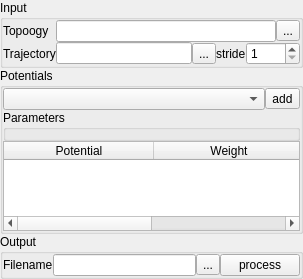
<?xml version="1.0" encoding="UTF-8"?>
<ui version="4.0">
 <class>Form</class>
 <widget class="QWidget" name="Form">
  <property name="geometry">
   <rect>
    <x>0</x>
    <y>0</y>
    <width>303</width>
    <height>237</height>
   </rect>
  </property>
  <property name="sizePolicy">
   <sizepolicy hsizetype="Expanding" vsizetype="Expanding">
    <horstretch>0</horstretch>
    <verstretch>0</verstretch>
   </sizepolicy>
  </property>
  <property name="maximumSize">
   <size>
    <width>1666666</width>
    <height>1600000</height>
   </size>
  </property>
  <property name="windowTitle">
   <string>Potential energy calculator</string>
  </property>
  <property name="windowIcon">
   <iconset resource="rescource.qrc">
    <normaloff>:/icons/icons/potential.ico</normaloff>:/icons/icons/potential.ico</iconset>
  </property>
  <layout class="QVBoxLayout" name="verticalLayout">
   <property name="spacing">
    <number>0</number>
   </property>
   <property name="margin">
    <number>0</number>
   </property>
   <item>
    <widget class="QGroupBox" name="groupBox_2">
     <property name="title">
      <string>Input</string>
     </property>
     <layout class="QGridLayout" name="gridLayout_2">
      <property name="margin">
       <number>0</number>
      </property>
      <property name="spacing">
       <number>0</number>
      </property>
      <item row="1" column="0">
       <widget class="QLabel" name="label">
        <property name="text">
         <string>Trajectory</string>
        </property>
       </widget>
      </item>
      <item row="1" column="1">
       <widget class="QLineEdit" name="lineEdit"/>
      </item>
      <item row="1" column="2" colspan="2">
       <layout class="QHBoxLayout" name="horizontalLayout">
        <property name="spacing">
         <number>0</number>
        </property>
        <item>
         <widget class="QToolButton" name="toolButton">
          <property name="text">
           <string>...</string>
          </property>
         </widget>
        </item>
        <item>
         <widget class="QLabel" name="label_5">
          <property name="sizePolicy">
           <sizepolicy hsizetype="Fixed" vsizetype="Preferred">
            <horstretch>0</horstretch>
            <verstretch>0</verstretch>
           </sizepolicy>
          </property>
          <property name="text">
           <string>stride</string>
          </property>
         </widget>
        </item>
        <item>
         <widget class="QSpinBox" name="spinBox">
          <property name="sizePolicy">
           <sizepolicy hsizetype="Expanding" vsizetype="Fixed">
            <horstretch>0</horstretch>
            <verstretch>0</verstretch>
           </sizepolicy>
          </property>
          <property name="toolTip">
           <string>Only ever n'ths frame is saved.</string>
          </property>
          <property name="minimum">
           <number>1</number>
          </property>
          <property name="maximum">
           <number>9999</number>
          </property>
          <property name="value">
           <number>1</number>
          </property>
         </widget>
        </item>
       </layout>
      </item>
      <item row="0" column="0">
       <widget class="QLabel" name="label_3">
        <property name="text">
         <string>Topoogy</string>
        </property>
       </widget>
      </item>
      <item row="0" column="3">
       <widget class="QToolButton" name="toolButton_3">
        <property name="text">
         <string>...</string>
        </property>
       </widget>
      </item>
      <item row="0" column="1" colspan="2">
       <widget class="QLineEdit" name="lineEdit_3"/>
      </item>
     </layout>
    </widget>
   </item>
   <item>
    <widget class="QGroupBox" name="groupBox_3">
     <property name="sizePolicy">
      <sizepolicy hsizetype="Expanding" vsizetype="Minimum">
       <horstretch>0</horstretch>
       <verstretch>0</verstretch>
      </sizepolicy>
     </property>
     <property name="maximumSize">
      <size>
       <width>16777215</width>
       <height>16777215</height>
      </size>
     </property>
     <property name="title">
      <string>Potentials</string>
     </property>
     <property name="alignment">
      <set>Qt::AlignLeading|Qt::AlignLeft|Qt::AlignTop</set>
     </property>
     <layout class="QGridLayout" name="gridLayout_3">
      <property name="margin">
       <number>0</number>
      </property>
      <property name="spacing">
       <number>0</number>
      </property>
      <item row="4" column="0" colspan="4">
       <widget class="QTableWidget" name="tableWidget">
        <property name="sizePolicy">
         <sizepolicy hsizetype="Expanding" vsizetype="Fixed">
          <horstretch>0</horstretch>
          <verstretch>0</verstretch>
         </sizepolicy>
        </property>
        <property name="minimumSize">
         <size>
          <width>0</width>
          <height>0</height>
         </size>
        </property>
        <property name="maximumSize">
         <size>
          <width>16777215</width>
          <height>90</height>
         </size>
        </property>
        <property name="toolTip">
         <string>Used potentials applied during optimization</string>
        </property>
        <attribute name="horizontalHeaderDefaultSectionSize">
         <number>150</number>
        </attribute>
        <attribute name="horizontalHeaderStretchLastSection">
         <bool>true</bool>
        </attribute>
        <attribute name="verticalHeaderVisible">
         <bool>false</bool>
        </attribute>
        <column>
         <property name="text">
          <string>Potential</string>
         </property>
        </column>
        <column>
         <property name="text">
          <string>Weight</string>
         </property>
        </column>
       </widget>
      </item>
      <item row="0" column="3">
       <widget class="QToolButton" name="toolButton_6">
        <property name="sizePolicy">
         <sizepolicy hsizetype="Fixed" vsizetype="Fixed">
          <horstretch>0</horstretch>
          <verstretch>0</verstretch>
         </sizepolicy>
        </property>
        <property name="toolTip">
         <string>Add a new potential to the list of used potentials.</string>
        </property>
        <property name="text">
         <string>add</string>
        </property>
       </widget>
      </item>
      <item row="0" column="0" colspan="3">
       <widget class="QComboBox" name="comboBox_2">
        <property name="sizePolicy">
         <sizepolicy hsizetype="Expanding" vsizetype="Fixed">
          <horstretch>0</horstretch>
          <verstretch>0</verstretch>
         </sizepolicy>
        </property>
       </widget>
      </item>
      <item row="2" column="0" colspan="4">
       <widget class="QGroupBox" name="groupBox_8">
        <property name="title">
         <string>Parameters</string>
        </property>
        <layout class="QVBoxLayout" name="verticalLayout_4">
         <property name="spacing">
          <number>0</number>
         </property>
         <property name="margin">
          <number>0</number>
         </property>
         <item>
          <layout class="QVBoxLayout" name="verticalLayout_2">
           <property name="spacing">
            <number>0</number>
           </property>
          </layout>
         </item>
        </layout>
       </widget>
      </item>
     </layout>
    </widget>
   </item>
   <item>
    <widget class="QGroupBox" name="groupBox">
     <property name="title">
      <string>Output</string>
     </property>
     <layout class="QGridLayout" name="gridLayout">
      <property name="margin">
       <number>0</number>
      </property>
      <property name="spacing">
       <number>0</number>
      </property>
      <item row="1" column="3">
       <widget class="QToolButton" name="toolButton_2">
        <property name="text">
         <string>...</string>
        </property>
       </widget>
      </item>
      <item row="1" column="0">
       <widget class="QLabel" name="label_2">
        <property name="text">
         <string>Filename</string>
        </property>
       </widget>
      </item>
      <item row="1" column="1">
       <widget class="QLineEdit" name="lineEdit_2"/>
      </item>
      <item row="1" column="4">
       <widget class="QPushButton" name="pushButton_3">
        <property name="sizePolicy">
         <sizepolicy hsizetype="Minimum" vsizetype="Fixed">
          <horstretch>0</horstretch>
          <verstretch>0</verstretch>
         </sizepolicy>
        </property>
        <property name="text">
         <string>process</string>
        </property>
       </widget>
      </item>
     </layout>
    </widget>
   </item>
  </layout>
  <action name="actionOpen_Topology">
   <property name="text">
    <string>Open Topology</string>
   </property>
  </action>
  <action name="actionOpen_trajectory">
   <property name="text">
    <string>Open trajectory</string>
   </property>
  </action>
  <action name="actionAdd_potential">
   <property name="text">
    <string>Add potential</string>
   </property>
  </action>
  <action name="actionSelect_output">
   <property name="text">
    <string>Select output</string>
   </property>
  </action>
  <action name="actionProcess_trajectory">
   <property name="text">
    <string>Process trajectory</string>
   </property>
  </action>
 </widget>
 <resources>
  <include location="rescource.qrc"/>
 </resources>
 <connections>
  <connection>
   <sender>toolButton_3</sender>
   <signal>clicked()</signal>
   <receiver>actionOpen_Topology</receiver>
   <slot>trigger()</slot>
   <hints>
    <hint type="sourcelabel">
     <x>289</x>
     <y>23</y>
    </hint>
    <hint type="destinationlabel">
     <x>-1</x>
     <y>-1</y>
    </hint>
   </hints>
  </connection>
  <connection>
   <sender>toolButton</sender>
   <signal>clicked()</signal>
   <receiver>actionOpen_trajectory</receiver>
   <slot>trigger()</slot>
   <hints>
    <hint type="sourcelabel">
     <x>216</x>
     <y>44</y>
    </hint>
    <hint type="destinationlabel">
     <x>-1</x>
     <y>-1</y>
    </hint>
   </hints>
  </connection>
  <connection>
   <sender>toolButton_6</sender>
   <signal>clicked()</signal>
   <receiver>actionAdd_potential</receiver>
   <slot>trigger()</slot>
   <hints>
    <hint type="sourcelabel">
     <x>286</x>
     <y>80</y>
    </hint>
    <hint type="destinationlabel">
     <x>-1</x>
     <y>-1</y>
    </hint>
   </hints>
  </connection>
  <connection>
   <sender>toolButton_2</sender>
   <signal>clicked()</signal>
   <receiver>actionSelect_output</receiver>
   <slot>trigger()</slot>
   <hints>
    <hint type="sourcelabel">
     <x>214</x>
     <y>224</y>
    </hint>
    <hint type="destinationlabel">
     <x>-1</x>
     <y>-1</y>
    </hint>
   </hints>
  </connection>
  <connection>
   <sender>pushButton_3</sender>
   <signal>clicked()</signal>
   <receiver>actionProcess_trajectory</receiver>
   <slot>trigger()</slot>
   <hints>
    <hint type="sourcelabel">
     <x>264</x>
     <y>224</y>
    </hint>
    <hint type="destinationlabel">
     <x>-1</x>
     <y>-1</y>
    </hint>
   </hints>
  </connection>
 </connections>
</ui>
